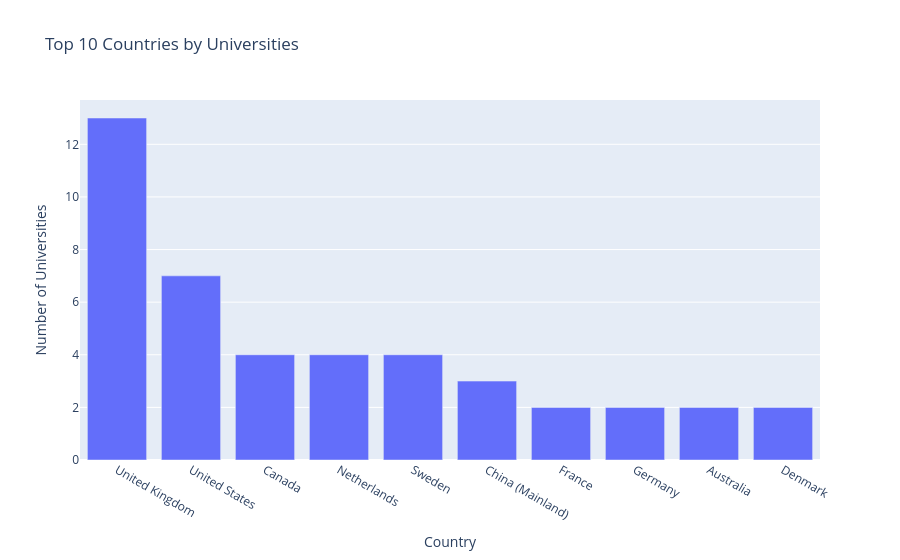

Notebook code for this chart:
### Markdown cell above
Q5. Country-wise Dominance
Count universities per country.

Display Top 10 countries.
Create an interactive chart using Plotly.
Add interpretation.

### Code cell
country_counts = file['Location'].value_counts().head(10)

fig = px.bar(
    x = country_counts.index,
    y=country_counts.values,
    labels={
        'x':'Country',
        'y':'Number of Universities'
    },
    title='Top 10 Countries by Universities'
)
fig.show()

### Figure 1 — Plotly figure (JSON) as saved in the notebook; plotly's stock layout.template omitted (floating-point values rounded to 4 significant figures)
{"data": [{"hovertemplate": "Country=%{x}<br>Number of Universities=%{y}<extra></extra>", "legendgroup": "", "marker": {"color": "#636efa", "pattern": {"shape": ""}}, "name": "", "orientation": "v", "showlegend": false, "textposition": "auto", "type": "bar", "x": ["United Kingdom", "United States", "Canada", "Netherlands", "Sweden", "China (Mainland)", "France", "Germany", "Australia", "Denmark"], "xaxis": "x", "y": [13, 7, 4, 4, 4, 3, 2, 2, 2, 2], "yaxis": "y"}], "layout": {"barmode": "relative", "legend": {"tracegroupgap": 0}, "title": {"text": "Top 10 Countries by Universities"}, "xaxis": {"anchor": "y", "domain": [0, 1], "title": {"text": "Country"}}, "yaxis": {"anchor": "x", "domain": [0, 1], "title": {"text": "Number of Universities"}}}}
